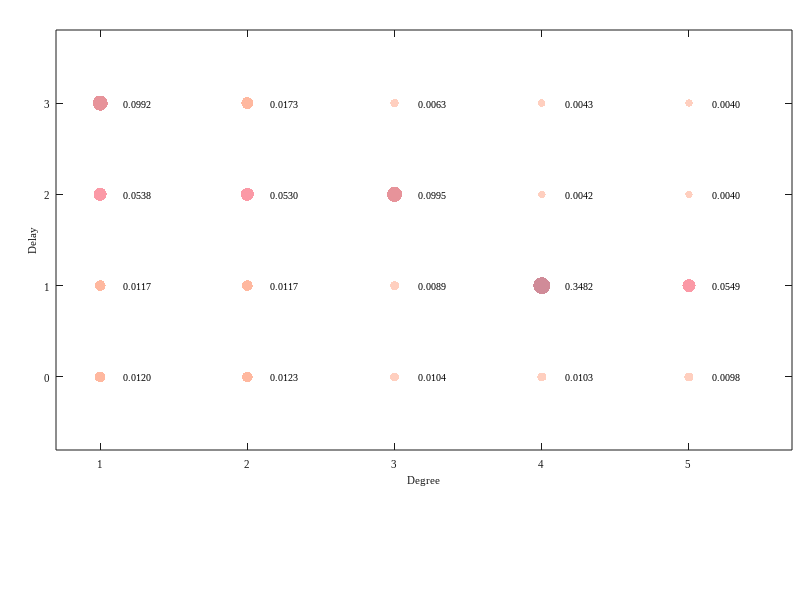

Here is the MATLAB script that generated this plot:
yy = [0, 0, 0, 0, 0, 1, 1, 1, 1, 1, 2, 2, 2, 2, 2, 3, 3, 3, 3, 3];
xx = [1, 2, 3, 4, 5, 1, 2, 3, 4, 5, 1, 2, 3, 4, 5, 1, 2, 3, 4, 5];
sz = [0.4, 0.4, 0.3, 0.3, 0.3, 0.4, 0.4, 0.3, 1, 0.6, 0.6, 0.6, 0.8, 0.2, 0.2, 0.8, 0.5, 0.25, 0.2, 0.2];
ssz = [0.0120, 0.0123, 0.0104, 0.0103, 0.0098, 0.0117, 0.0117, 0.0089, 0.3482, 0.0549,...
    0.0538, 0.0530, 0.0995,  0.0042, 0.0040, 0.0992, 0.0173, 0.0063, 0.0043, 0.0040];
szz = num2str(ssz', '%.4f\n');
sz =  150 * sz;

figureUnits = 'centimeters';
fig = figure;
set(gcf, 'unit', 'centimeters', 'position', [8, 6, 8, 3])
set(gca, 'Fontsize', 8, 'FontName', 'Times New Roman', 'position', [0.07, 0.25, 0.92, 0.7]);
hold on

map = [255 186 163
       255 154 118
       249 109 128
       220 100 110
       187  89 107]/255;
colormap(map);

scatter(xx, yy, sz, sz, 'filled', 'MarkerFaceAlpha', 0.7)
hXLabel = xlabel('Degree');
hYLabel = ylabel('Delay');
text(xx + 0.16, yy, cellstr(szz), 'FontSize', 7, 'FontName', 'Times New Roman');

set(gca, 'Box', 'on', ...                                       
         'XGrid', 'off', 'YGrid', 'off', ...                   
         'TickDir', 'in', 'TickLength', [.01 .01], ...           
         'XMinorTick', 'off', 'YMinorTick', 'off', ...           
         'XColor', [.1 .1 .1],  'YColor', [.1 .1 .1],...         
         'XTick', 1 : 1 : 5,...                                     
         'XLim', [0.7 5.7],...
         'YTick', 0 : 1 : 3,...
         'YLim', [-0.8 3.8])

set(gca, 'FontName', 'Times New Roman')
set([hXLabel, hYLabel], 'FontName', 'Times New Roman')
set(gca, 'FontSize', 8, 'FontName', 'Times New Roman')
set([hXLabel, hYLabel], 'FontSize', 8, 'FontName', 'Times New Roman')
set(gcf,'Color',[1 1 1])